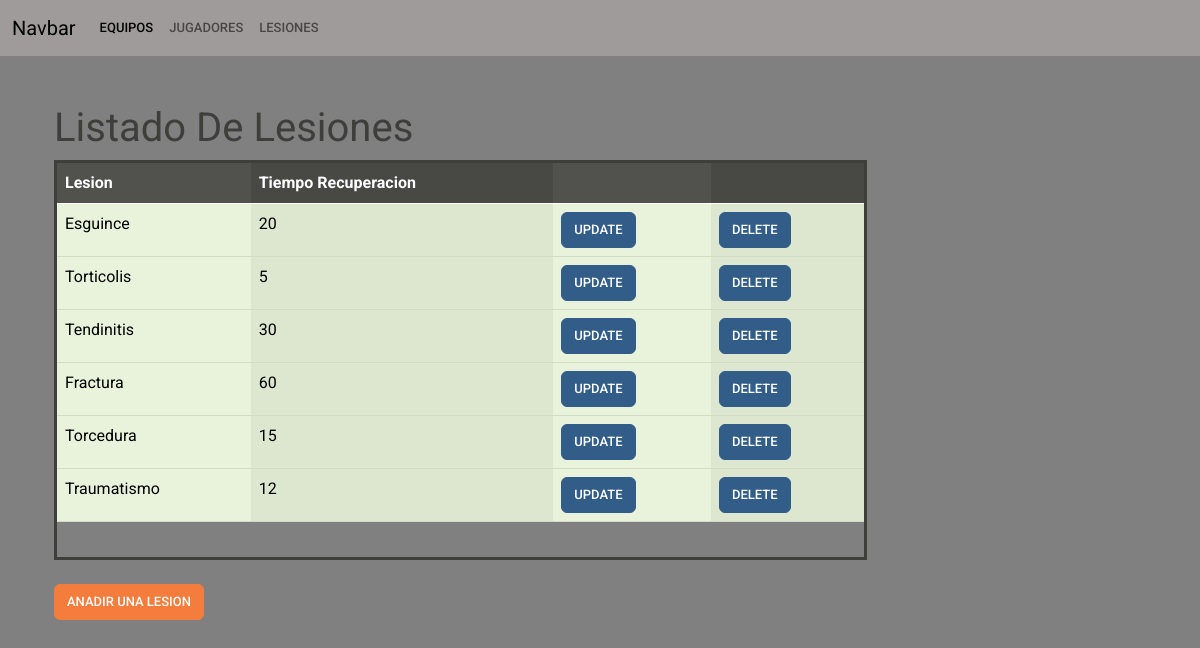
The page /lesion on the database as committed earlier.
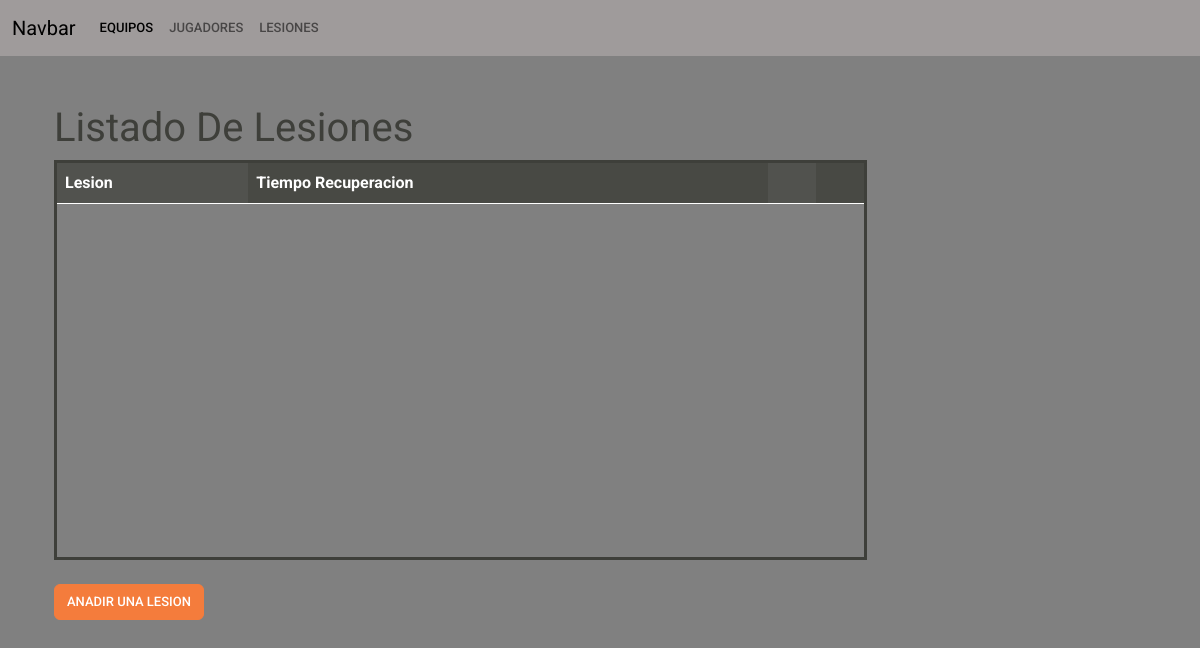
The same page on the database as committed later.
### myapp/models.py (models this page shows, shortened)
    class Lesio(db.Model):
        __tablename__ = "Lesion"  # Nombre de la tabla que se crea
        id = db.Column("id", db.Integer, Sequence(
            'id_seq'),  primary_key=True)
        Lesion = db.Column(db.String(30))
        TiempoRecuperacion = db.Column(db.Integer)

### myapp/views.py (the view)
    @app.route("/lesion", methods=["GET", "POST"])
    def lesion():
        list_lesion = db_access["list_lesion"]
        lesiones = list_lesion()
        return render_template("lesion.html", lesiones=lesiones)

### myapp/templates/lesion.html (shortened to what this page needs)
<!DOCTYPE html>
<html lang="en">
<head>
  <link href="https://cdn.jsdelivr.net/npm/bootstrap@5.0.1/dist/css/bootstrap.min.css" rel="stylesheet">
  {% include "menu.html" %}
</head>
<body style="overflow-y:hidden; background-color: grey;">
  <div class="container">
    <div class="row mt-5 mx-auto justify-content-center">
      <div>
        {% extends 'base.html' %} {% block content %}
        <H1>Listado De Lesiones</H1>
        <div class="row">
          <div class="col-9">
            <div style=" overflow:auto;  height: 50vh; border-style: solid;">
              <table class="table table-success table-striped-columns">
                <thead class="table-dark">
                  <tr class="table-active">
                    <th>Lesion</th>
                    <th>Tiempo Recuperacion</th>
                    <th></th>
                    <th></th>
                  </tr>
                </thead>
                <tbody>
                  {% for lesion in lesiones %}
                  <tr>
                    <td> {{ lesion.Lesion }} </td>
                    <td> {{ lesion.TiempoRecuperacion }} </td>
                    <td> <a class="btn btn-primary" href="/update_lesion/{{lesion.id}}">Update</a></td>
                    <td> <a class="btn btn-primary" href="/delete_lesion/{{lesion.id}}">Delete</a></td>
                  </tr>
                  {% endfor %}
                </tbody>
              </table>
            </div>
          </div>
          <br>
        </div>
        <br>
        <a href="/create_lesion" class="btn btn-warning">ANADIR UNA LESION</a>
        {% endblock %}

### myapp/templates/menu.html (shortened to what this page needs)
<nav style="background-color:  #9f9b9b ;" class="navbar navbar-expand-lg bg-body-tertiary">
    <div class="container-fluid">
      <a class="navbar-brand" href="#">Navbar</a>
      <div class="collapse navbar-collapse" id="navbarSupportedContent">
        <ul class="navbar-nav me-auto mb-2 mb-lg-0">
          <li class="nav-item">
            <a class="nav-link active" aria-current="page" href="/">Equipos</a>
          </li>
          <li class="nav-item">
            <a class="nav-link" href="/jugador">Jugadores</a>
          </li>
          <li class="nav-item">
            <a class="nav-link" href="/lesion">Lesiones</a>
          </li>
      </div>
    </div>
  </nav>

### myapp/templates/base.html (shortened to what this page needs)
<!DOCTYPE html>
<html lang="en">
  <head>
    <link
      rel="stylesheet"
      href="{{ url_for('static', filename='bootstrap.min(7).css') }}"
    />
  </head>
  <body >
    <main>{% block content %} {% endblock %}</main>
  </body>
</html>

Rows that differ between the two databases and show on the page:
removed Lesio: Lesion "Esguince", TiempoRecuperacion "20"
removed Lesio: Lesion "Torticolis", TiempoRecuperacion "5"
removed Lesio: Lesion "Tendinitis", TiempoRecuperacion "30"
removed Lesio: Lesion "Fractura", TiempoRecuperacion "60"
removed Lesio: Lesion "Torcedura", TiempoRecuperacion "15"
removed Lesio: Lesion "Traumatismo", TiempoRecuperacion "12"
